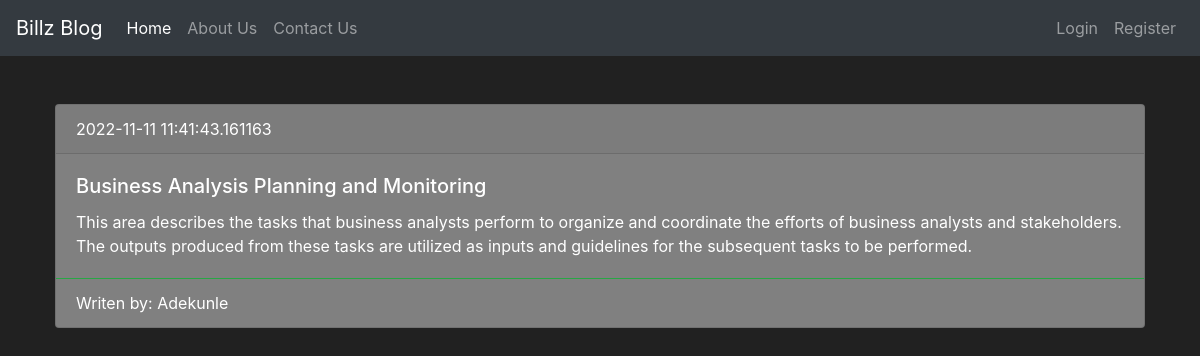
Screenshot of /Business-Analysis-Planning-and-Monitoring- with the database file from the repository.
### blog/models.py (models this page shows, shortened)
class Post(db.Model):
    __tablename__= 'post'
    id = db.Column(db.Integer(), primary_key=True)
    title = db.Column(db.String(length=140), nullable=False)
    slug = db.Column(db.String(length=140), nullable=False, unique=True)
    body = db.Column(db.Text)
    author = db.Column(db.String(length=240))
    created = db.Column(db.DateTime, default=datetime.now())
    owner = db.Column(db.Integer(), db.ForeignKey('user.id'))

### blog/routes.py (the view)
@app.route("/<slug>")
def post_details(slug):
    post = Post.query.filter(Post.slug==slug).first()
    return render_template("post-details.html", post=post)

### blog/templates/post-details.html (shortened to what this page needs)
{% extends 'base.html' %}
{% block content %}
    <div class="container">
        <div class="card mt-5" style="background-color: grey;">
            <div class="card-header">
            {{ post.created }}
            </div>
            <div class="card-body">
            <h5 class="card-title">{{ post.title }}</h5>
            <p class="card-text">{{ post.body }}</p>
            </div>
            <div class="card-footer bg-transparent border-success">Writen by: {{ post.author }}</div>
        </div>
    </div>
{% endblock %}

### blog/templates/static/css/style.css (style rules this page uses)
body { font-family: 'Lato', sans-serif; }
.card { margin-left: 10px; margin-right: 10px; }

### blog/templates/base.html (style rules this page uses)
body { background-color: #212121; color: white }

### rows the page displays
Post: created "2022-11-11 11:41:43.161163", title "Business Analysis Planning and Monitoring", body "This area describes the tasks that business analysts perform to organize and coordinate the efforts of business analysts and stakeholders. The outputs produced from these tasks are utilized as inputs and guidelines for the subsequent tasks to be performed.", author "Adekunle"
